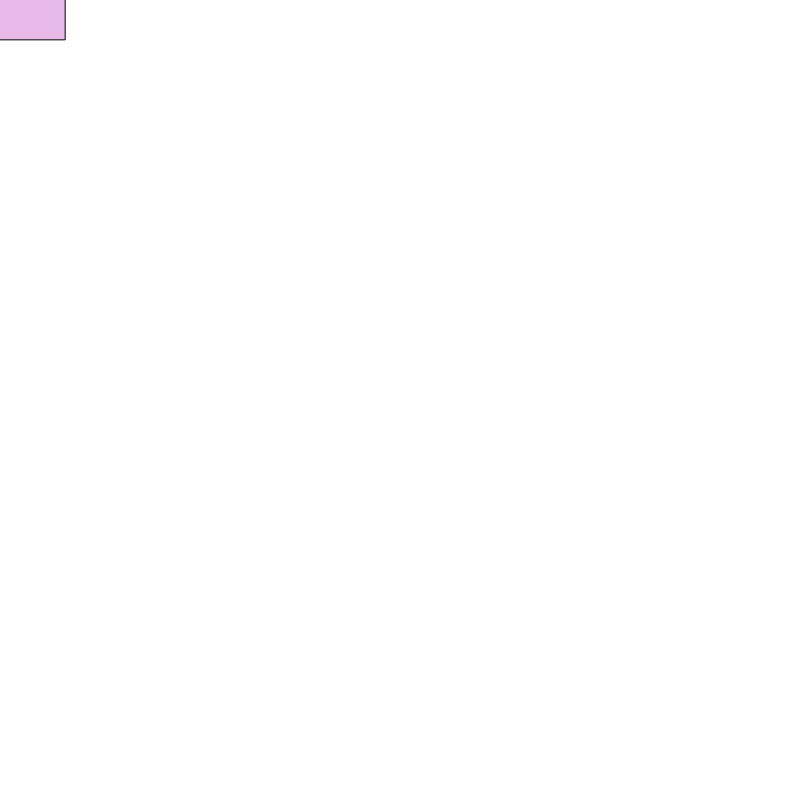
Frame 1 (no input)
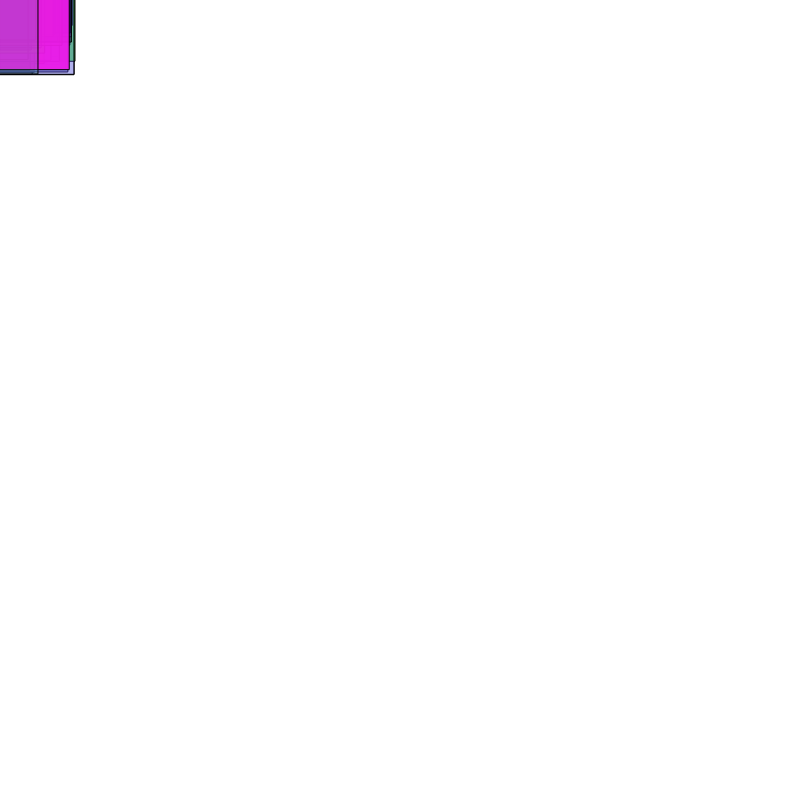
Frame 60 (no input)
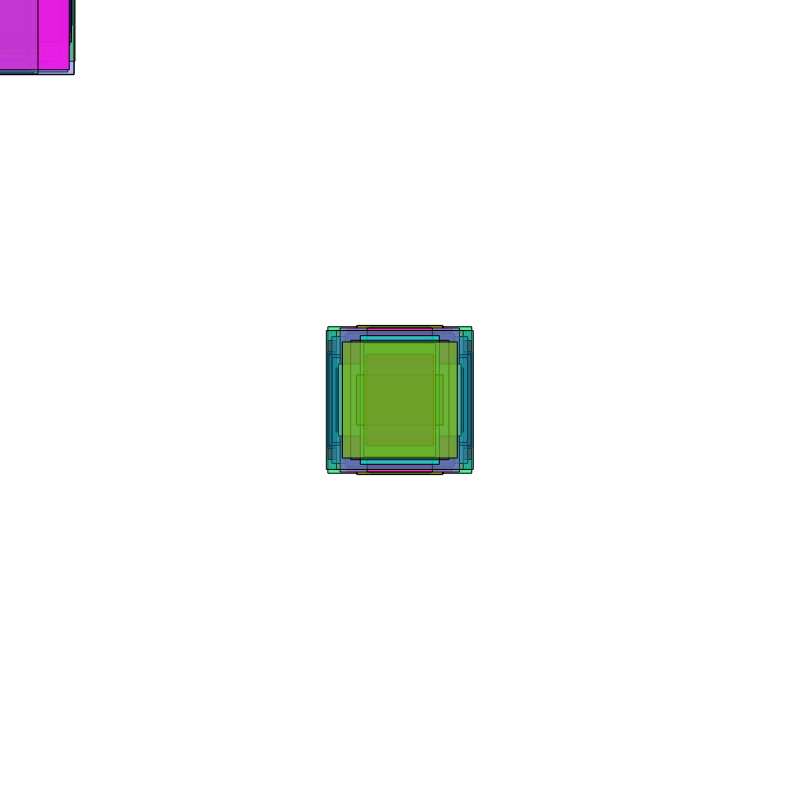
Frame 120 (the mouse pressed at the canvas centre since frame 60)

The p5.js sketch that drew these frames (run headless with seeded random() and noise() and a simulated clock; from frame 60 on, the mouse is pressed at the canvas centre):

// p5.js sketch
// ── sketch.js
function setup() {
  createCanvas(800,800);
  rectMode(CENTER);
}

function draw() {
  fill(random(255),random(255),random(255),random(255) );
rect(mouseX, mouseY, random(50,150), random(50,150));
}
